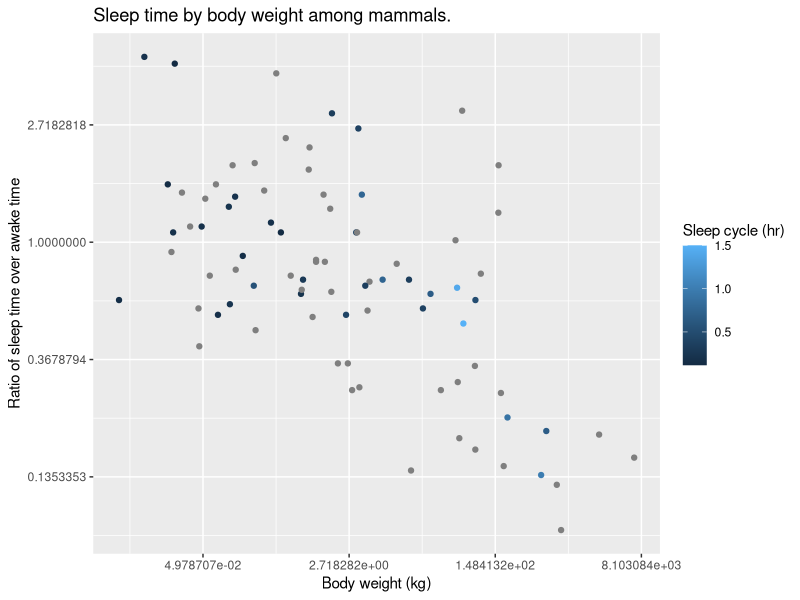
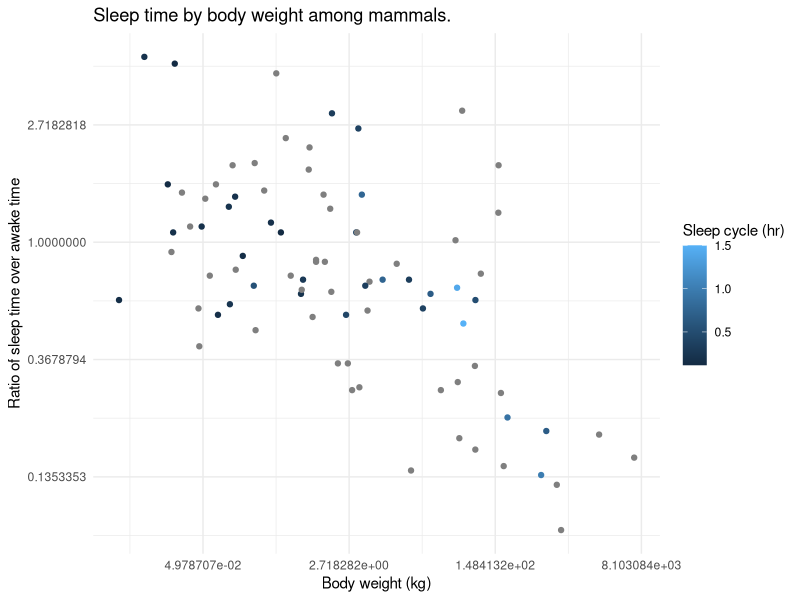
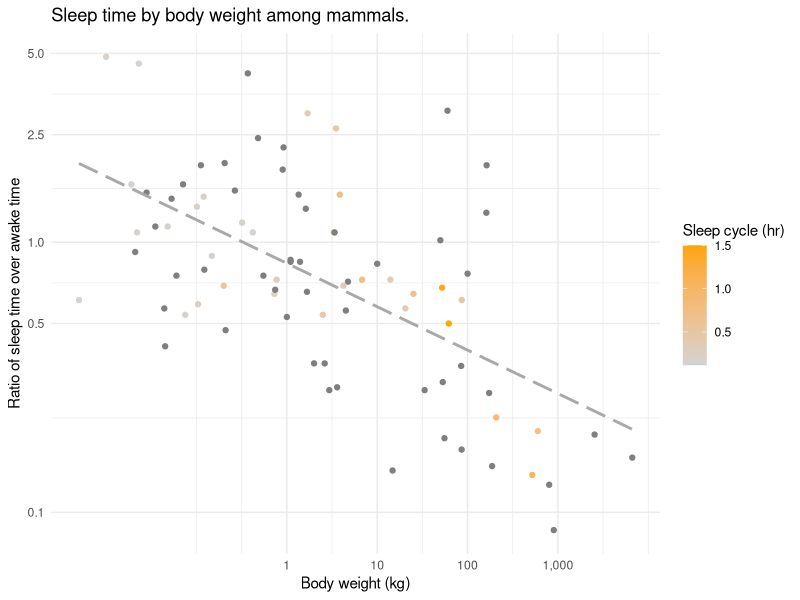
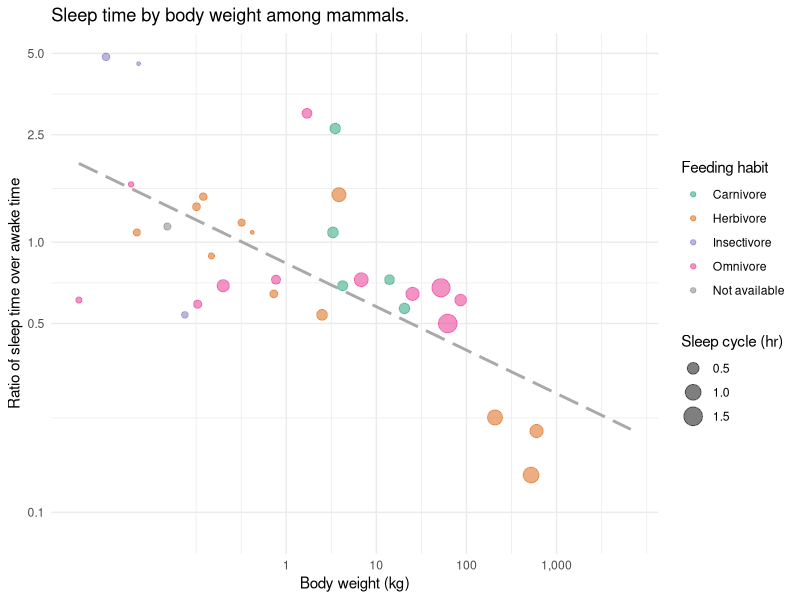
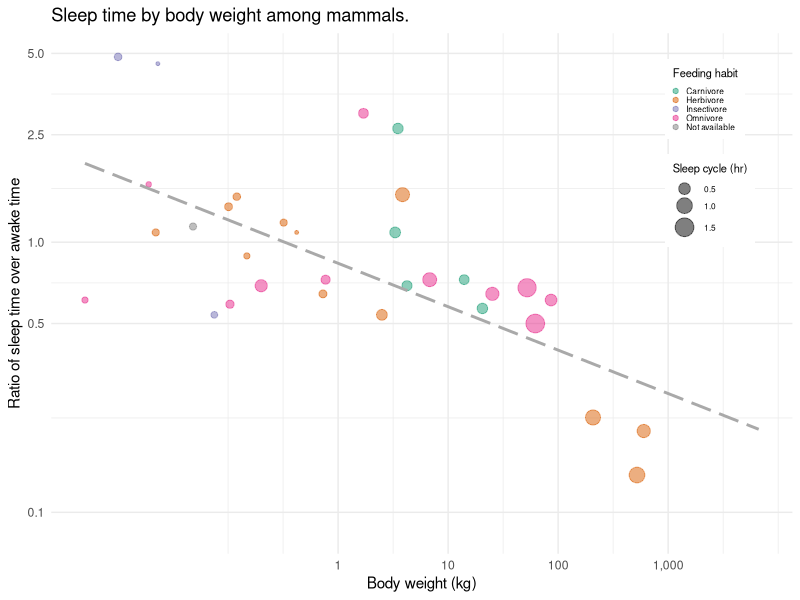
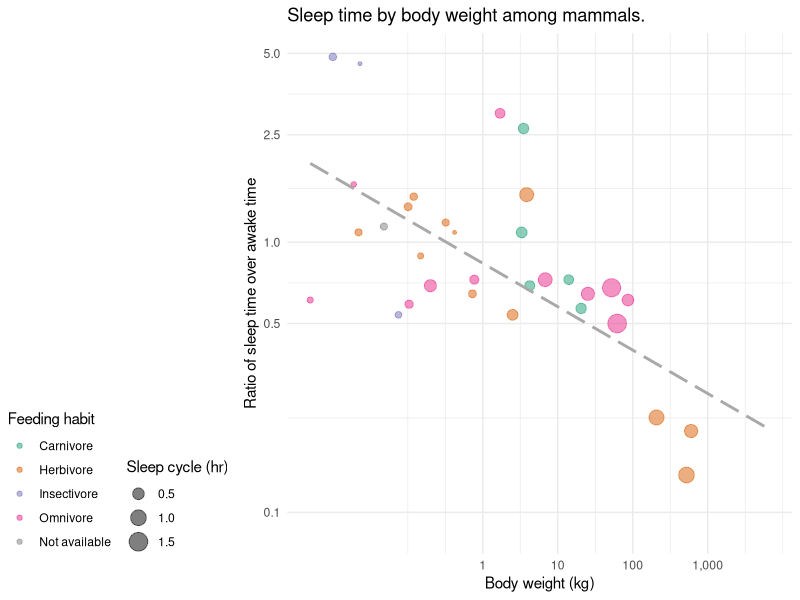
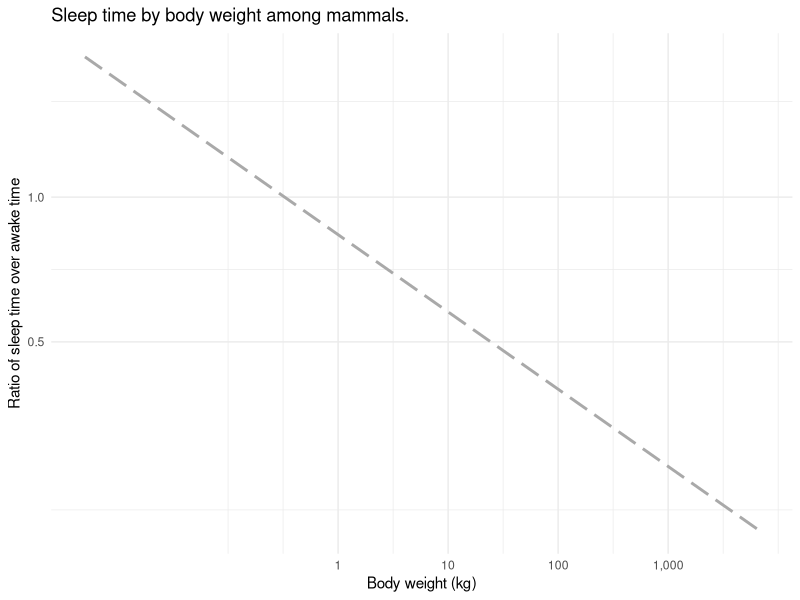
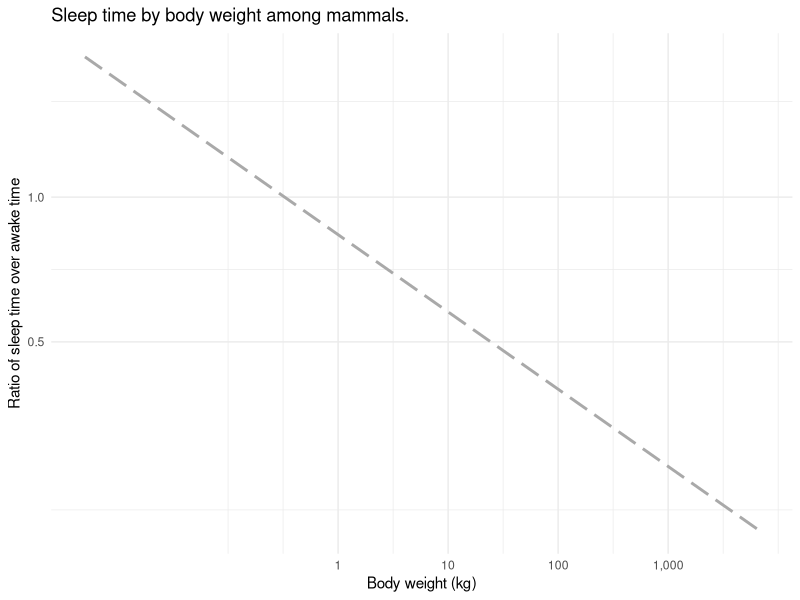

Here is the R script that generated these plots, in order:
## ---- chunk 1
knitr::opts_chunk$set(echo = TRUE)
library(tidyverse)
packages <- c("patchwork", "ggrepel", "ggtext")
# install missing packages
for (p in packages) {
  if (!require(p, character.only = TRUE)) {
    install.packages(p)
    library(p, character.only = TRUE)
  }
}
## ---- chunk 2
?msleep # metadata available on the help page (part of ggplot2 package)
glimpse(msleep) # see the data
## ---- chunk 3
# basic plot on slide 3
p_base <- ggplot(msleep, aes(bodywt, sleep_total / awake)) +
	geom_point(aes(colour = sleep_cycle)) +
	scale_x_continuous(trans = "log") +
	scale_y_continuous(trans = "log") +
	labs(
		title = "Sleep time by body weight among mammals.",
		colour = "Sleep cycle (hr)",
		y = "Ratio of sleep time over awake time",
		x = "Body weight (kg)"
	)
p_base
## ---- chunk 4
# practice (slide 11)
p_base +
  theme_minimal()
# add the remaining layers to the basic plot!
## ---- chunk 5
p_orange <- ggplot(msleep, aes(bodywt, sleep_total / awake)) +
  geom_point(aes(colour = sleep_cycle)) +
  labs(
    title = "Sleep time by body weight among mammals.",
    colour = "Sleep cycle (hr)",
    y = "Ratio of sleep time over awake time",
    x = "Body weight (kg)"
  ) +
  scale_x_continuous(
    trans = "log", 
    breaks = c(1, 10, 100, 1000),
    labels = scales::label_number(big.mark = ",")
  ) +
  scale_y_continuous(
    trans = "log",
    breaks = c(0.1, 0.5, 1, 2.5, 5)
  ) +
  geom_smooth(
    method = "lm", 
    formula = y ~ x,
    se = FALSE, 
    linetype = "longdash", 
    colour = "darkgrey"
  ) +
  scale_colour_gradient(low = "lightgrey", high = "orange") +
  theme_minimal()
p_orange
## ---- chunk 6
# practice (slide 14 & 15)

## ---- chunk 7
# practice (slide 17)
p_missing <- ggplot(
  msleep,
  aes(bodywt, sleep_total / awake, colour = vore)
  ) +
  scale_x_continuous(
    trans = "log", 
    breaks = c(1, 10, 100, 1000),
    labels = scales::label_number(big.mark = ",")
  ) +
  scale_y_continuous(
    trans = "log",
    breaks = c(0.1, 0.5, 1, 2.5, 5)
  ) +
  labs(
    title = "Sleep time by body weight among mammals.",
    size = "Sleep cycle (hr)",
    colour = "Feeding habit",
    y = "Ratio of sleep time over awake time",
    x = "Body weight (kg)"
  ) +
   geom_smooth(
    method = "lm", 
    formula = y ~ x,
    se = FALSE, 
    linetype = "longdash", 
    colour = "darkgrey"
  ) +
  scale_colour_brewer(
    palette = "Dark2", 
    labels = c("Carnivore", "Herbivore", "Insectivore", 
               "Omnivore", "Not available"),
    na.value = "grey50"
  ) +
  theme_minimal()
## ---- chunk 8
p_full <- ggplot(msleep, aes(bodywt, sleep_total / awake, colour = vore)) +
  geom_point(aes(size = sleep_cycle), alpha = 0.5) +
  scale_x_continuous(
    trans = "log", 
    breaks = c(1, 10, 100, 1000),
    labels = scales::label_number(big.mark = ",")
  ) +
  scale_y_continuous(
    trans = "log",
    breaks = c(0.1, 0.5, 1, 2.5, 5)
  ) +
  labs(
    title = "Sleep time by body weight among mammals.",
    size = "Sleep cycle (hr)",
    colour = "Feeding habit",
    y = "Ratio of sleep time over awake time",
    x = "Body weight (kg)"
  ) +
  geom_smooth(
    method = "lm", 
    formula = y ~ x,
    se = FALSE, 
    linetype = "longdash", 
    colour = "darkgrey"
  ) +
  scale_colour_brewer(
    palette = "Dark2", 
    labels = c("Carnivore", "Herbivore", "Insectivore", 
               "Omnivore", "Not available"),
    na.value = "grey50"
  ) +
  theme_minimal()
p_full
## ---- chunk 9
# slide 22
p_full +
  theme(
    legend.background = element_rect(fill = "white", colour = NA),
    legend.position = c(.95, .95),
    legend.justification = c(1, 1),
    legend.title = element_text(size = 8),
    legend.text = element_text(size = 6),
    legend.key.size = unit(3, "pt")
  )
## ---- chunk 10
# slide 23
p_full +
  theme(
    legend.position = "left",
    legend.box = "horizontal",
    legend.box.just = "bottom",
    legend.margin = margin(),
    legend.justification = c(0, 0)
  )
## ---- chunk 11
# practice ! (slide 24)
p_missing + # you must complete the code for slide 17 first!
  theme(
    # complete the code
  )
## ---- chunk 12
# you must complete the code for slide 17 first!
p_missing +
  scale_colour_brewer(
    palette = "Dark2", 
    labels = c("Carnivore", "Herbivore", "Insectivore", 
               "Omnivore", "Not available"),
    na.value = "grey50",
    guide = guide_legend(
      order = 2,
      title.position = "top",
      title.hjust = 0,
      nrow = 3,
      byrow = TRUE,
      override.aes = list(size = 3)
    )
  ) +
  scale_size_continuous(
    # add an extra dot for missing values
    breaks = c(0.5, 1, 1.5, 0.5),
    labels = c("0.5", "1", "1.5", "Not available"),
    guide = guide_legend(
      # practice! Reconstruct plot on slide 26
      
    )
  ) +
  theme(
    legend.position = "top",
    legend.box = "horizontal",
    legend.box.just = "top",
    legend.justification = c(1, 0),
    legend.margin = margin()
  )
## ---- chunk 13
# you must complete the code for slide 17 first!
p_labelled <- p_missing +
  scale_colour_brewer(
    palette = "Dark2", 
    labels = paste0(
      "<span style='color:",
      c(RColorBrewer::brewer.pal(4, "Dark2"), "#7f7f7f"), ";'>",
      c("Carnivore", "Herbivore", "Insectivore", "Omnivore", "Not available"),
      "</span>" # you can use HTML in markdown
    ),
    na.value = "grey50",
    guide = guide_legend(
      order = 2,
      title.position = "top",
      title.hjust = 0,
      byrow = TRUE,
      override.aes = list(size = 3)
    )
  ) +
  scale_size_continuous(
    breaks = c(0.5, 1, 1.5, 0.5),
    labels = c("0.5", "1", "1.5", "Not available"),
    guide = guide_legend(
      order = 1,
      title.position = "top",
      title.hjust = 0,
      label.position = "right",
      override.aes = list(shape = c(19, 19, 19, 1))
    )
  ) +
  theme(
    title = element_text(size = 24),
    legend.position = "left",
    legend.box = "vertical",
    legend.box.just = "left",
    legend.justification = c(0, 1),
    legend.margin = margin(),
    axis.title = element_text(hjust = 0, size = 16),
    axis.text = element_text(size = 12),
    legend.title = element_text(size = 12),
    # practice! slide 36
    legend.text = element_markdown() # element_markdown() available from ggtext
  )
p_labelled
## ---- chunk 14
ggplot(
  msleep,
  aes(bodywt, sleep_total / awake, colour = vore)
  ) +
  geom_smooth(
    method = "lm", 
    formula = y ~ x,
    se = FALSE, 
    linetype = "longdash", 
    colour = "darkgrey"
  ) +
  geom_point(aes(size = sleep_cycle), alpha = 0.5,
             data = filter(msleep, !is.na(sleep_cycle))) +
  geom_point(size = 3, shape = 1, alpha = 0.5, show.legend = FALSE,
             data = filter(msleep, is.na(sleep_cycle))) +
  scale_x_continuous(
    trans = "log", 
    breaks = c(1, 10, 100, 1000),
    labels = scales::label_number(big.mark = ",")
  ) +
  scale_y_continuous(
    trans = "log",
    breaks = c(0.1, 0.5, 1, 2.5, 5)
  ) +
  theme_minimal() +
  scale_colour_brewer(
    palette = "Dark2", 
    labels = paste0(
      "<span style='color:",
      c(RColorBrewer::brewer.pal(4, "Dark2"), "#7f7f7f"), ";'>",
      c("Carnivore", "Herbivore", "Insectivore", "Omnivore", "Not available"),
      "</span>"
    ),
    na.value = "grey50",
    guide = guide_legend(
      order = 2,
      title.position = "top",
      title.hjust = 0,
      byrow = TRUE,
      override.aes = list(size = 2)
    )
  ) +
  scale_size_continuous(
    breaks = c(0.5, 1, 1.5, 0.5),
    labels = c("0.5", "1", "1.5", "Not available"),
    guide = guide_legend(
      order = 1,
      title.position = "top",
      title.hjust = 0,
      label.position = "right",
      override.aes = list(shape = c(19, 19, 19, 1))
    )
  ) +
  theme(
    legend.text = element_markdown(size = 8),
    legend.title = element_text(size = 10),
    legend.position = "left",
    legend.box = "vertical",
    legend.box.just = "left",
    legend.justification = c(0, 1),
    legend.margin = margin(),
    legend.key.height = unit(0, "pt"),
    axis.title = element_text(hjust = 0, size = 10),
    title = element_text(size = 12),
    plot.caption = element_text(size = 8, colour = "grey50")
  ) +
  labs(
    title = "Larger mammals, specially herbivores,\ntend to sleep less, but have longer sleep cycles.",
    x = "Body weight (kg)",
    y = "Ratio of sleep time over awake time",
    size = expression("Sleep cycle hr"^1), # for mathematical expressions
    colour = "Feeding habit",
    caption = expression(""^1~"Sleep cycle is the period between REM seep and non-REM sleep.")
  ) +
  ## from ggrepel library
  geom_label_repel(
		label = c(
			"An average horse sleeps\nonly 2.7 hours a day!",
			"Humans sleep 8 hours a day and\nhave a sleep cycle of 1.5 hours on average.\nHope you all have 8 hours of daily sleep.", 
			"You are more likely to find\na little brown bat in their sleep\nas they sleep 19.9 hours a day."
		),
		size = 2,
		data = filter(msleep, name %in% c("Horse", "Human", "Little brown bat")),
		nudge_x = c(-1.5, -2, 1),
		nudge_y = c(-.2, -1, -.5),
		show.legend = FALSE
	)
## ---- chunk 15
# you can define a common theme to be used multiple times
theme_full <- theme_minimal() +
  theme(
    legend.text = element_markdown(size = 8),
    legend.title = element_text(size = 10),
    legend.position = "top",
    legend.box = "vertical",
    legend.box.just = "left",
    legend.justification = c(0, 1),
    legend.margin = margin(),
    legend.key.height = unit(0, "pt"),
    axis.title = element_text(hjust = 0, size = 10),
    title = element_text(size = 12),
    plot.caption = element_text(size = 8, colour = "grey50")
  )
# creating multipe plots to put together
full <- ggplot(mapping = aes(bodywt, sleep_total / awake)) +
  geom_smooth(
    method = "lm", se = FALSE, linetype = "longdash", colour = "darkgrey",
    data = msleep
  ) +
  geom_point(aes(size = sleep_cycle), alpha = 0.5,
             data = filter(msleep, !is.na(sleep_cycle))) +
  geom_point(size = 3, shape = 1, alpha = 0.5, show.legend = FALSE,
             data = filter(msleep, is.na(sleep_cycle))) +
  scale_x_continuous(
    trans = "log", 
    breaks = c(1, 10, 100, 1000),
    labels = scales::label_number(big.mark = ",")
  ) +
  scale_y_continuous(
    trans = "log",
    breaks = c(0.1, 0.5, 1, 2.5, 5)
  ) +
  scale_size_continuous(
    breaks = c(0.5, 1, 1.5, 0.5),
    labels = c("0.5", "1", "1.5", "Not available"),
    guide = guide_legend(
      order = 1,
      title.position = "top",
      title.hjust = 0,
      label.position = "right",
      override.aes = list(shape = c(19, 19, 19, 1))
    )
  ) +
  labs(
    title = "Larger mammals, specially herbivores,\ntend to sleep less, but have longer sleep cycles.",
    x = "Body weight (kg)",
    y = "Ratio of sleep time over awake time",
    size = expression("Sleep cycle hr"^1), # for mathematical expressions
    colour = "Feeding habit",
    caption = expression(""^1~"Sleep cycle is the period between REM seep and non-REM sleep.")
  ) +
  theme_full
pcarni <- ggplot(mapping = aes(bodywt, sleep_total / awake)) +
  geom_point(aes(size = sleep_cycle), alpha = 0.5, show.legend = FALSE,
             data = filter(msleep, !is.na(sleep_cycle), vore == "carni")) +
  geom_point(size = 3, shape = 1, alpha = 0.5, show.legend = FALSE,
             data = filter(msleep, is.na(sleep_cycle), vore == "carni")) +
  scale_x_continuous(
    trans = "log", 
    breaks = c(1, 10, 100, 1000),
    labels = scales::label_number(big.mark = ",")
  ) +
  scale_y_continuous(
    trans = "log",
    breaks = c(0.1, 0.5, 1, 2.5, 5)
  ) +
  scale_size_continuous(
    breaks = c(0.5, 1, 1.5, 0.5),
    labels = c("0.5", "1", "1.5", "Not available"),
    guide = guide_legend(
      order = 1,
      title.position = "top",
      override.aes = list(shape = c(19, 19, 19, 1))
    )
  ) +
  theme_full +
  labs(subtitle = "Carnivores", x = "", y = "")
pomni <- ggplot(mapping = aes(bodywt, sleep_total / awake)) +
  geom_point(aes(size = sleep_cycle), alpha = 0.5, show.legend = FALSE,
             data = filter(msleep, !is.na(sleep_cycle), vore == "omni")) +
  geom_point(size = 3, shape = 1, alpha = 0.5, show.legend = FALSE,
             data = filter(msleep, is.na(sleep_cycle), vore == "omni")) +
  scale_x_continuous(
    trans = "log", 
    breaks = c(1, 10, 100, 1000),
    labels = scales::label_number(big.mark = ",")
  ) +
  scale_y_continuous(
    trans = "log",
    breaks = c(0.1, 0.5, 1, 2.5, 5)
  ) +
  scale_size_continuous(
    breaks = c(0.5, 1, 1.5, 0.5),
    labels = c("0.5", "1", "1.5", "Not available"),
    guide = guide_legend(
      order = 1,
      title.position = "top",
      title.hjust = 0,
      label.position = "right",
      override.aes = list(shape = c(19, 19, 19, 1))
    )
  ) +
  theme_full +
  labs(subtitle = "Omnivores", x = "", y = "")
pinsecti <- ggplot(mapping = aes(bodywt, sleep_total / awake)) +
  geom_point(aes(size = sleep_cycle), alpha = 0.5, show.legend = FALSE,
             data = filter(msleep, !is.na(sleep_cycle), vore == "insecti")) +
  geom_point(size = 3, shape = 1, alpha = 0.5, show.legend = FALSE,
             data = filter(msleep, is.na(sleep_cycle), vore == "insecti")) +
  scale_x_continuous(
    trans = "log", 
    breaks = c(1, 10, 100, 1000),
    labels = scales::label_number(big.mark = ",")
  ) +
  scale_y_continuous(
    trans = "log",
    breaks = c(0.1, 0.5, 1, 2.5, 5)
  ) +
  scale_size_continuous(
    breaks = c(0.5, 1, 1.5, 0.5),
    labels = c("0.5", "1", "1.5", "Not available"),
    guide = guide_legend(
      order = 1,
      title.position = "top",
      title.hjust = 0,
      label.position = "right",
      override.aes = list(shape = c(19, 19, 19, 1))
    )
  ) +
  theme_full +
  labs(subtitle = "Insectivores", x = "", y = "")
pherbi <- ggplot(mapping = aes(bodywt, sleep_total / awake)) +
  geom_point(aes(size = sleep_cycle), alpha = 0.5, show.legend = FALSE,
             data = filter(msleep, !is.na(sleep_cycle), vore == "herbi")) +
  geom_point(size = 3, shape = 1, alpha = 0.5, show.legend = FALSE,
             data = filter(msleep, is.na(sleep_cycle), vore == "herbi")) +
  scale_x_continuous(
    trans = "log", 
    breaks = c(1, 10, 100, 1000),
    labels = scales::label_number(big.mark = ",")
  ) +
  scale_y_continuous(
    trans = "log",
    breaks = c(0.1, 0.5, 1, 2.5, 5)
  ) +
  scale_size_continuous(
    breaks = c(0.5, 1, 1.5, 0.5),
    labels = c("0.5", "1", "1.5", "Not available"),
    guide = guide_legend(
      order = 1,
      title.position = "top",
      title.hjust = 0,
      label.position = "right",
      override.aes = list(shape = c(19, 19, 19, 1))
    )
  ) +
  theme_full +
  labs(subtitle = "Herbivores", x = "", y = "")

# patchwork library allows arranging multiple plots
# see ?`patchwork-package`
patched <- full + 
  (pcarni + pomni + pinsecti + pherbi + plot_layout(nrow = 1)) +
  plot_layout(ncol = 1, heights = c(1, .5))

patched
ggsave("patched.png", patched, height = 8, width = 8)
## ---- chunk 16
# start by getting the subset of data you wish to focus on
human <- starwars |>
  filter(species == "Human") |>
  select(name, skin_color, hair_color, gender)
# films and starships are nested columns and requires "unnest"ing
film_and_ships <- starwars |>
  select(name, films, starships) |>
  unnest(films, keep_empty = TRUE) |>
  unnest(starships, keep_empty = TRUE)
film_year <- data.frame(
  films = film_and_ships |> distinct(films),
  year = c(1977, 1980, 1983, 2005, 2015, 1999, 2002)
)
starwars_ex <- human |>
  left_join(film_and_ships, by = "name") |>
  left_join(film_year, by = "films") 
glimpse(starwars_ex)
## ---- chunk 17

## ---- chunk 18

## ---- chunk 19

# save the resulting plot; adjust the dimensions as needed
# ggsave("starwars_ex.png") 
